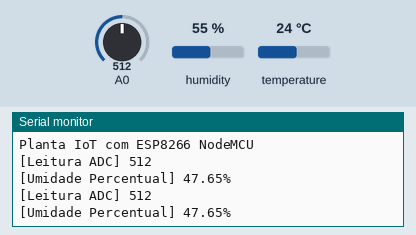
A sketch run on a simulated ESP8266 (NodeMCU). On the bench: the last lines printed to the serial monitor. The test bench sets the inputs (shaded band); at power-on: A0 = 512, humidity 55 %, temperature 24 °C. WiFi joins after 1.5 s; servers stay silent unless stated.

Above: at 4.7 s.
4.8 s: A0 set to 716
At 6.1 s:
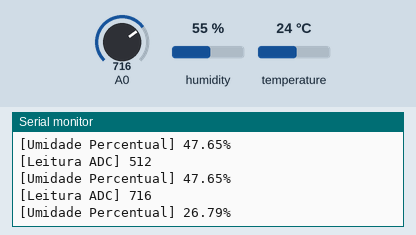
6.3 s: A0 set to 900
At 8.1 s:
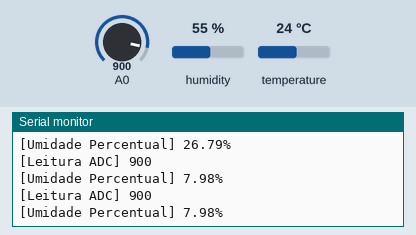
Timing chart, 0 to 9.6 s (numbered marks = the images above; inputs shaded):
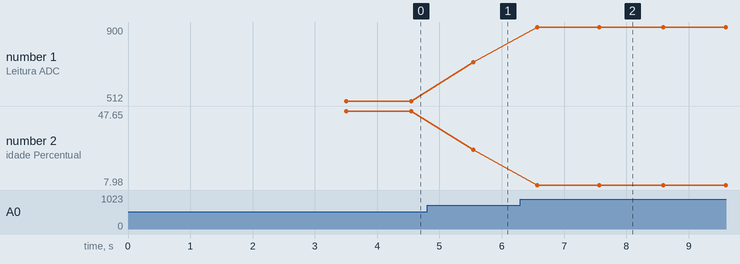

Measured:
- after the input at 4.8 s, the serial monitor: prints a new line after 0.74 s (image 1)
- after the input at 6.3 s, the serial monitor: prints a new line after 0.27 s (image 2)
- plotted number 1: 512 → 716 after the input at 4.8 s, 716 → 900 after the input at 6.3 s
- plotted number 2: 47.65 → 26.79 after the input at 4.8 s, 26.79 → 7.98 after the input at 6.3 s

The sketch:

PlantaIoT_FF.ino
```cpp
#include <ESP8266WiFi.h>  //essa biblioteca já vem com a IDE. Portanto, não é preciso baixar nenhuma biblioteca adicional
#include <DHT.h>

//defines
#define SSID_REDE "VIVOFIBRA-95CC"  //coloque aqui o nome da rede que se deseja conectar
#define SENHA_REDE ""  //coloque aqui a senha da rede que se deseja conectar
#define INTERVALO_ENVIO_THINGSPEAK  30000  //intervalo entre envios de dados ao ThingSpeak (em ms)

#define DHTPIN 5 // Pino Digital conectado ao sensor DHT
#define DHTTYPE DHT11


//constantes e variáveis globais
char EnderecoAPIThingSpeak[] = "api.thingspeak.com";
String ChaveEscritaThingSpeak = "76YVUA9DZOBFB3TU";
long lastConnectionTime;
WiFiClient client;
DHT dht(DHTPIN, DHTTYPE);

//prototypes
void EnviaInformacoesThingspeak(String StringDados);
void FazConexaoWiFi(void);
float FazLeituraUmidade(void);

/*
 * Implementações
 */

//Função: envia informações ao ThingSpeak
//Parâmetros: String com a  informação a ser enviada
//Retorno: nenhum
void EnviaInformacoesThingspeak(float umid, float umidAmb, float tempAmb)
{
    String StringDados = "";
    StringDados = ChaveEscritaThingSpeak+"&field1="+String(umid)+"&field2="+String(umidAmb)+"&field3="+String(tempAmb)+"\r\n\r\n";

    if (client.connect(EnderecoAPIThingSpeak, 80))
    {
        //faz a requisição HTTP ao ThingSpeak
        client.print("POST /update HTTP/1.1\n");
        client.print("Host: api.thingspeak.com\n");
        client.print("Connection: close\n");
        client.print("X-THINGSPEAKAPIKEY: "+ChaveEscritaThingSpeak+"\n");
        client.print("Content-Type: application/x-www-form-urlencoded\n");
        client.print("Content-Length: ");
        client.print(StringDados.length());
        client.print("\n\n");
        client.print(StringDados);

        lastConnectionTime = millis();
        Serial.println("- Informações enviadas ao ThingSpeak!");
     }
}

//Função: faz a conexão WiFI
//Parâmetros: nenhum
//Retorno: nenhum
void FazConexaoWiFi(void)
{
    client.stop();
    Serial.println("Conectando-se à rede WiFi...");
    Serial.println();
    delay(1000);
    WiFi.begin(SSID_REDE, SENHA_REDE);

    while (WiFi.status() != WL_CONNECTED)
    {
        delay(500);
        Serial.print(".");
    }

    Serial.println("");
    Serial.println("WiFi connectado com sucesso!");
    Serial.println("IP obtido: ");
    Serial.println(WiFi.localIP());

    delay(1000);
}

//Função: faz a leitura do nível de umidade
//Parâmetros: nenhum
//Retorno: umidade percentual (0-100)
//Observação: o ADC do NodeMCU permite até, no máximo, 3.3V. Dessa forma,
//            para 3.3V, obtem-se (empiricamente) 978 como leitura de ADC
float FazLeituraUmidade(void)
{
    int ValorADC = 0;
    float UmidadePercentual = 0;

     ValorADC = analogRead(0);   //978 -> 3,3V
     Serial.print("[Leitura ADC] ");
     Serial.println(ValorADC);

     //Quanto maior o numero lido do ADC, menor a umidade.
     //Sendo assim, calcula-se a porcentagem de umidade por:
     //
     //   Valor lido                 Umidade percentual
     //      _    0                           _ 100
     //      |                                |
     //      |                                |
     //      -   ValorADC                     - UmidadePercentual
     //      |                                |
     //      |                                |
     //     _|_  978                         _|_ 0
     //
     //   (UmidadePercentual-0) / (100-0)  =  (ValorADC - 978) / (-978)
     //      Logo:
     //      UmidadePercentual = 100 * ((978-ValorADC) / 978)

     UmidadePercentual = 100 * ((978-(float)ValorADC) / 978);
     Serial.print("[Umidade Percentual] ");
     Serial.print(UmidadePercentual);
     Serial.println("%");

     return UmidadePercentual;
}


float FazLeituraUmidadeAmbiente(void)
{
  return dht.readHumidity();
}

float FazLeituraTemperaturaAmbiente(void)
{
  return dht.readTemperature();
}

void setup()
{
    Serial.begin(9600);
    lastConnectionTime = 0;
    FazConexaoWiFi();
    Serial.println("Planta IoT com ESP8266 NodeMCU");
}

//loop principal
void loop()
{
    float UmidadePercentualLida = 0;
    int UmidadePercentualTruncada = 0;
    char FieldUmidade[11];
    float umi_ambiente = 0;
    float temp_ambiente = 0;
    //float lumi_ambiente;

    //Força desconexão ao ThingSpeak (se ainda estiver desconectado)
    if (client.connected())
    {
        client.stop();
        Serial.println("- Desconectado do ThingSpeak");
        Serial.println();
    }

    UmidadePercentualLida = FazLeituraUmidade();
    UmidadePercentualTruncada = (int)UmidadePercentualLida; //trunca umidade como número inteiro

    umi_ambiente = FazLeituraUmidadeAmbiente();
    temp_ambiente = FazLeituraTemperaturaAmbiente();

    //verifica se está conectado no WiFi e se é o momento de enviar dados ao ThingSpeak
    if(!client.connected() &&
      (millis() - lastConnectionTime > INTERVALO_ENVIO_THINGSPEAK))
    {
        //sprintf(FieldUmidade,"field1=%d",UmidadePercentualTruncada);
        EnviaInformacoesThingspeak(UmidadePercentualLida,umi_ambiente,temp_ambiente);
        //EnviaInformacoesThingspeak(FieldUmidade);
    }

     delay(1000);
}
```
